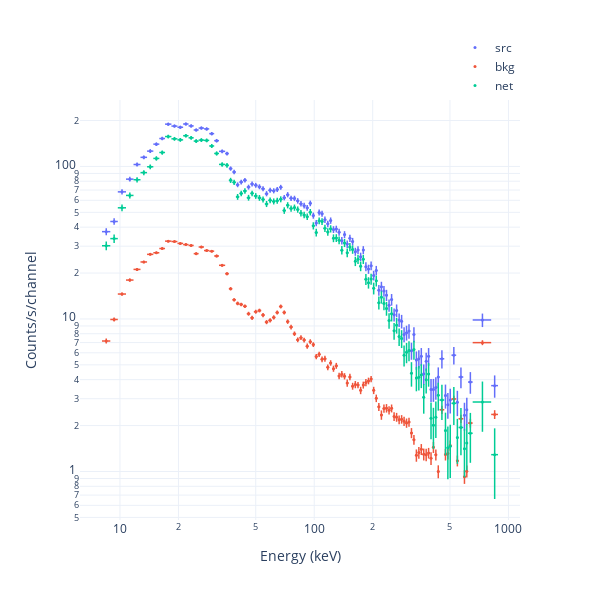

The code cell stored with this chart in its notebook:
### Code cell
fig = Plot.dataunit(me, style='CC', show=True)
